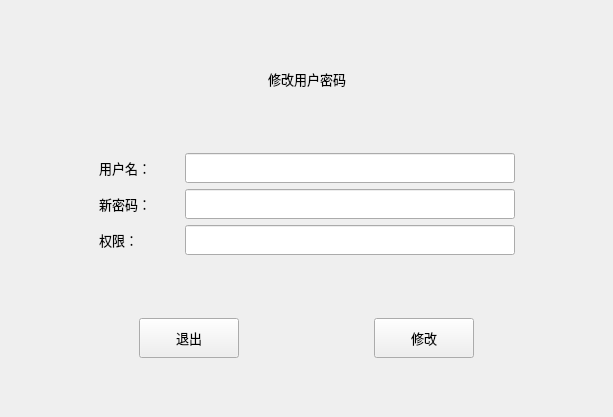
<?xml version="1.0" encoding="UTF-8"?>
<ui version="4.0">
 <class>adminChangePassword</class>
 <widget class="QWidget" name="adminChangePassword">
  <property name="geometry">
   <rect>
    <x>0</x>
    <y>0</y>
    <width>613</width>
    <height>417</height>
   </rect>
  </property>
  <property name="windowTitle">
   <string>Form</string>
  </property>
  <layout class="QGridLayout" name="gridLayout">
   <item row="0" column="0">
    <layout class="QVBoxLayout" name="verticalLayout">
     <item>
      <spacer name="verticalSpacer_2">
       <property name="orientation">
        <enum>Qt::Vertical</enum>
       </property>
       <property name="sizeHint" stdset="0">
        <size>
         <width>509</width>
         <height>13</height>
        </size>
       </property>
      </spacer>
     </item>
     <item>
      <layout class="QHBoxLayout" name="horizontalLayout_4">
       <item>
        <spacer name="horizontalSpacer_8">
         <property name="orientation">
          <enum>Qt::Horizontal</enum>
         </property>
         <property name="sizeHint" stdset="0">
          <size>
           <width>40</width>
           <height>20</height>
          </size>
         </property>
        </spacer>
       </item>
       <item>
        <widget class="QLabel" name="label_3">
         <property name="minimumSize">
          <size>
           <width>200</width>
           <height>30</height>
          </size>
         </property>
         <property name="maximumSize">
          <size>
           <width>200</width>
           <height>30</height>
          </size>
         </property>
         <property name="font">
          <font>
           <family>微软雅黑</family>
           <pointsize>10</pointsize>
           <weight>50</weight>
           <bold>false</bold>
          </font>
         </property>
         <property name="text">
          <string>修改用户密码</string>
         </property>
         <property name="alignment">
          <set>Qt::AlignCenter</set>
         </property>
        </widget>
       </item>
       <item>
        <spacer name="horizontalSpacer_9">
         <property name="orientation">
          <enum>Qt::Horizontal</enum>
         </property>
         <property name="sizeHint" stdset="0">
          <size>
           <width>40</width>
           <height>20</height>
          </size>
         </property>
        </spacer>
       </item>
      </layout>
     </item>
     <item>
      <spacer name="verticalSpacer_4">
       <property name="orientation">
        <enum>Qt::Vertical</enum>
       </property>
       <property name="sizeHint" stdset="0">
        <size>
         <width>509</width>
         <height>13</height>
        </size>
       </property>
      </spacer>
     </item>
     <item>
      <layout class="QHBoxLayout" name="horizontalLayout_10">
       <item>
        <spacer name="horizontalSpacer_5">
         <property name="orientation">
          <enum>Qt::Horizontal</enum>
         </property>
         <property name="sizeHint" stdset="0">
          <size>
           <width>40</width>
           <height>20</height>
          </size>
         </property>
        </spacer>
       </item>
       <item>
        <widget class="QLabel" name="label_8">
         <property name="minimumSize">
          <size>
           <width>80</width>
           <height>30</height>
          </size>
         </property>
         <property name="maximumSize">
          <size>
           <width>80</width>
           <height>30</height>
          </size>
         </property>
         <property name="font">
          <font>
           <family>微软雅黑</family>
           <pointsize>10</pointsize>
           <weight>50</weight>
           <bold>false</bold>
          </font>
         </property>
         <property name="text">
          <string>用户名：</string>
         </property>
        </widget>
       </item>
       <item>
        <widget class="QLineEdit" name="Username">
         <property name="minimumSize">
          <size>
           <width>330</width>
           <height>30</height>
          </size>
         </property>
         <property name="maximumSize">
          <size>
           <width>330</width>
           <height>30</height>
          </size>
         </property>
         <property name="font">
          <font>
           <family>微软雅黑</family>
           <pointsize>10</pointsize>
           <weight>50</weight>
           <bold>false</bold>
          </font>
         </property>
        </widget>
       </item>
       <item>
        <spacer name="horizontalSpacer_22">
         <property name="orientation">
          <enum>Qt::Horizontal</enum>
         </property>
         <property name="sizeHint" stdset="0">
          <size>
           <width>40</width>
           <height>20</height>
          </size>
         </property>
        </spacer>
       </item>
      </layout>
     </item>
     <item>
      <layout class="QHBoxLayout" name="horizontalLayout">
       <item>
        <spacer name="horizontalSpacer_4">
         <property name="orientation">
          <enum>Qt::Horizontal</enum>
         </property>
         <property name="sizeHint" stdset="0">
          <size>
           <width>40</width>
           <height>20</height>
          </size>
         </property>
        </spacer>
       </item>
       <item>
        <widget class="QLabel" name="label_2">
         <property name="minimumSize">
          <size>
           <width>80</width>
           <height>30</height>
          </size>
         </property>
         <property name="maximumSize">
          <size>
           <width>80</width>
           <height>30</height>
          </size>
         </property>
         <property name="font">
          <font>
           <family>微软雅黑</family>
           <pointsize>10</pointsize>
           <weight>50</weight>
           <bold>false</bold>
          </font>
         </property>
         <property name="text">
          <string>新密码：</string>
         </property>
        </widget>
       </item>
       <item>
        <widget class="QLineEdit" name="Newpassword">
         <property name="minimumSize">
          <size>
           <width>330</width>
           <height>30</height>
          </size>
         </property>
         <property name="maximumSize">
          <size>
           <width>330</width>
           <height>30</height>
          </size>
         </property>
         <property name="font">
          <font>
           <family>微软雅黑</family>
           <pointsize>10</pointsize>
           <weight>50</weight>
           <bold>false</bold>
          </font>
         </property>
        </widget>
       </item>
       <item>
        <spacer name="horizontalSpacer_7">
         <property name="orientation">
          <enum>Qt::Horizontal</enum>
         </property>
         <property name="sizeHint" stdset="0">
          <size>
           <width>40</width>
           <height>20</height>
          </size>
         </property>
        </spacer>
       </item>
      </layout>
     </item>
     <item>
      <layout class="QHBoxLayout" name="horizontalLayout_2">
       <item>
        <spacer name="horizontalSpacer_6">
         <property name="orientation">
          <enum>Qt::Horizontal</enum>
         </property>
         <property name="sizeHint" stdset="0">
          <size>
           <width>40</width>
           <height>20</height>
          </size>
         </property>
        </spacer>
       </item>
       <item>
        <widget class="QLabel" name="label_4">
         <property name="minimumSize">
          <size>
           <width>80</width>
           <height>30</height>
          </size>
         </property>
         <property name="maximumSize">
          <size>
           <width>80</width>
           <height>30</height>
          </size>
         </property>
         <property name="font">
          <font>
           <family>微软雅黑</family>
           <pointsize>10</pointsize>
           <weight>50</weight>
           <bold>false</bold>
          </font>
         </property>
         <property name="text">
          <string>权限：</string>
         </property>
        </widget>
       </item>
       <item>
        <widget class="QLineEdit" name="Newrole">
         <property name="minimumSize">
          <size>
           <width>330</width>
           <height>30</height>
          </size>
         </property>
         <property name="maximumSize">
          <size>
           <width>330</width>
           <height>30</height>
          </size>
         </property>
         <property name="font">
          <font>
           <family>微软雅黑</family>
           <pointsize>10</pointsize>
           <weight>50</weight>
           <bold>false</bold>
          </font>
         </property>
        </widget>
       </item>
       <item>
        <spacer name="horizontalSpacer_11">
         <property name="orientation">
          <enum>Qt::Horizontal</enum>
         </property>
         <property name="sizeHint" stdset="0">
          <size>
           <width>40</width>
           <height>20</height>
          </size>
         </property>
        </spacer>
       </item>
      </layout>
     </item>
     <item>
      <spacer name="verticalSpacer">
       <property name="orientation">
        <enum>Qt::Vertical</enum>
       </property>
       <property name="sizeHint" stdset="0">
        <size>
         <width>14</width>
         <height>13</height>
        </size>
       </property>
      </spacer>
     </item>
     <item>
      <layout class="QHBoxLayout" name="horizontalLayout_5">
       <item>
        <spacer name="horizontalSpacer_2">
         <property name="orientation">
          <enum>Qt::Horizontal</enum>
         </property>
         <property name="sizeHint" stdset="0">
          <size>
           <width>40</width>
           <height>20</height>
          </size>
         </property>
        </spacer>
       </item>
       <item>
        <widget class="QPushButton" name="btnclose">
         <property name="minimumSize">
          <size>
           <width>100</width>
           <height>40</height>
          </size>
         </property>
         <property name="maximumSize">
          <size>
           <width>80</width>
           <height>30</height>
          </size>
         </property>
         <property name="font">
          <font>
           <family>微软雅黑</family>
           <pointsize>10</pointsize>
           <weight>50</weight>
           <bold>false</bold>
          </font>
         </property>
         <property name="text">
          <string>退出</string>
         </property>
        </widget>
       </item>
       <item>
        <spacer name="horizontalSpacer_10">
         <property name="orientation">
          <enum>Qt::Horizontal</enum>
         </property>
         <property name="sizeHint" stdset="0">
          <size>
           <width>40</width>
           <height>20</height>
          </size>
         </property>
        </spacer>
       </item>
       <item>
        <widget class="QPushButton" name="btnChange">
         <property name="minimumSize">
          <size>
           <width>100</width>
           <height>40</height>
          </size>
         </property>
         <property name="maximumSize">
          <size>
           <width>80</width>
           <height>30</height>
          </size>
         </property>
         <property name="font">
          <font>
           <family>微软雅黑</family>
           <pointsize>10</pointsize>
           <weight>50</weight>
           <bold>false</bold>
          </font>
         </property>
         <property name="text">
          <string>修改</string>
         </property>
        </widget>
       </item>
       <item>
        <spacer name="horizontalSpacer_19">
         <property name="orientation">
          <enum>Qt::Horizontal</enum>
         </property>
         <property name="sizeHint" stdset="0">
          <size>
           <width>40</width>
           <height>20</height>
          </size>
         </property>
        </spacer>
       </item>
      </layout>
     </item>
     <item>
      <spacer name="verticalSpacer_3">
       <property name="orientation">
        <enum>Qt::Vertical</enum>
       </property>
       <property name="sizeHint" stdset="0">
        <size>
         <width>20</width>
         <height>13</height>
        </size>
       </property>
      </spacer>
     </item>
    </layout>
   </item>
  </layout>
 </widget>
 <resources/>
 <connections/>
</ui>
